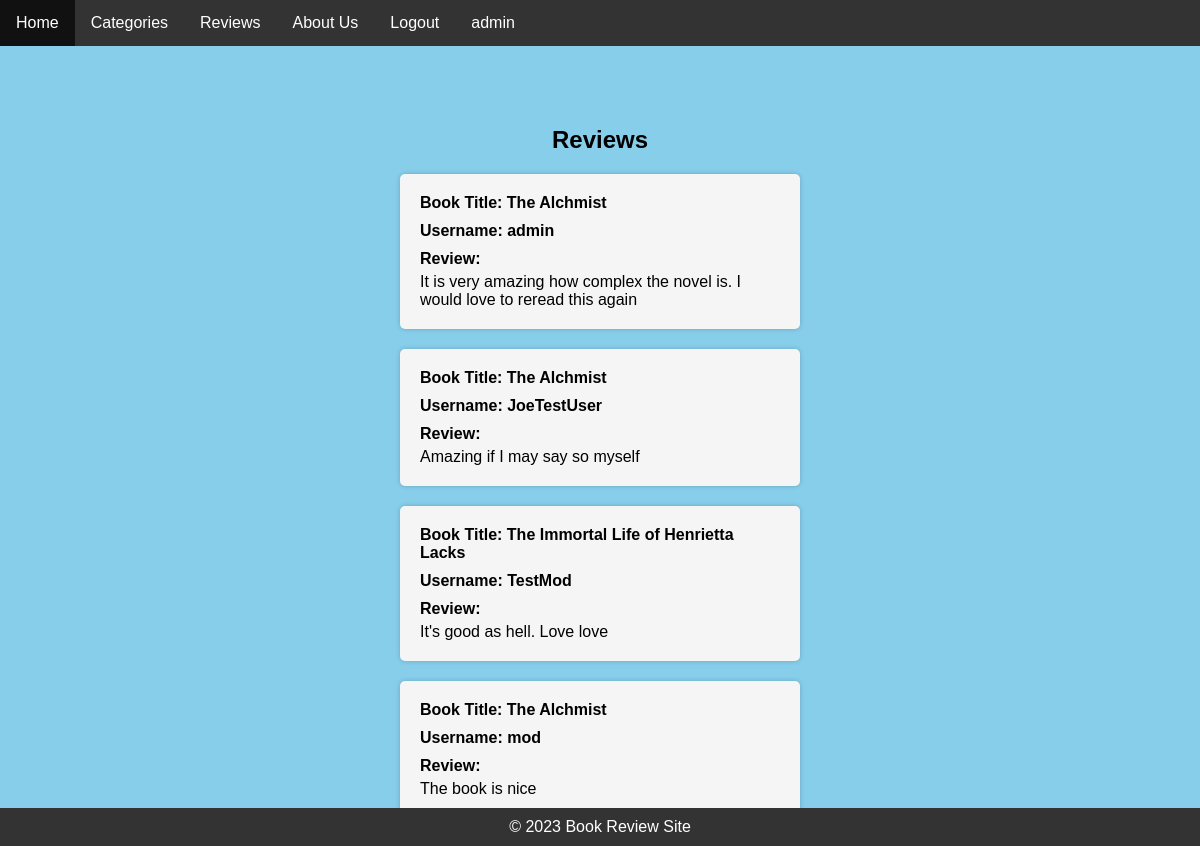
The page /reviews.php (signed in) on the database its author committed.
### tables this page shows
CREATE TABLE `tblreview` (
  `Review_ID` int(11) NOT NULL,
  `Book_Key` int(11) NOT NULL,
  `Username` varchar(100) NOT NULL,
  `Date` varchar(100) NOT NULL,
  `Time` varchar(100) NOT NULL,
  `Title` varchar(100) NOT NULL,
  `Review` varchar(150) NOT NULL,
  `Rating` int(5) NOT NULL,
  `Status` int(11) NOT NULL DEFAULT 0
);

CREATE TABLE `tblbook` (
  `Book_Key` int(15) NOT NULL,
  `Title` varchar(100) NOT NULL,
  `Category_Key` int(11) NOT NULL,
  `ISBN` varchar(20) NOT NULL,
  `Authors_Firstname` varchar(100) NOT NULL,
  `Authors_Lastname` varchar(1000) NOT NULL,
  `description` varchar(1000) NOT NULL,
  `cover` blob NOT NULL
);

### reviews.php (the view, shortened to what this page needs)
<?php
    require_once 'header.php';
    $result = $conn->query("SELECT * FROM tblreview WHERE Status = 1") or die($conn->error);
?>
<!DOCTYPE html>
<html>
    <head>
        <link rel="stylesheet" type="text/css" href="styles.css">
    </head>
    <body>
        <div class="container">
            <h2>Reviews</h2>
                <?php
                if ($result->num_rows > 0) {
                    while ($row = $result->fetch_assoc()) {
                        $bookID = $row['Book_Key'];
                        $bookResult = $conn->query("SELECT * FROM tblbook WHERE Book_Key = $bookID") or die($conn->error);
                        $book = $bookResult->fetch_assoc();
                        echo '<div class="review-box">';
                        echo '<p class="book-title"><strong>Book Title:</strong> ' . $book['Title'] . '</p>';
                        echo '<p class="username"><strong>Username:</strong> ' . $row['Username'] . '</p>';
                        echo '<div class="review-content">';
                        echo '<p class="review-text"><strong>Review:</strong></p>';
                        echo '<p>' . $row['Review'] . '</p>';
                        echo '</div>';
                        echo '</div>';
                    }
                } else {
                    echo '<p>No reviews available.</p>';
                }
                ?>
        </div>
        <?php require_once 'footer.php'; ?>
    </body>
</html>

### styles.css (style rules this page uses)
body { background-color: skyblue; font-family: Arial, sans-serif; margin: 0; padding: 0; overflow: auto; }
.container { display: flex; flex-direction: column; justify-content: flex-start; align-items: center; height: calc(100vh - 60px); padding: 20px; margin-top: 60px; overflow-x: hidden; }
* { margin: 0; padding: 0; box-sizing: border-box; overflow-wrap: break-word; }
h2 { text-align: center; }

### reviews.php (style rules this page uses)
.container { padding: 20px; }
h2 { font-size: 24px; margin-bottom: 20px; }
.review-box { width: 400px; margin-bottom: 20px; background-color: #f5f5f5; border-radius: 5px; padding: 20px; box-shadow: 0 0 5px rgba(0, 0, 0, 0.2); word-wrap: break-word; }
.book-title { font-weight: bold; margin-bottom: 10px; }
.username { font-weight: bold; margin-bottom: 10px; }
.review-content { margin-top: 10px; }
.review-text { font-weight: bold; margin-bottom: 5px; }

### rows shown on the page
tblreview: tblbook.Title "The Alchmist", Username "admin", Review "It is very amazing how complex the novel is. I would love to reread this again"
tblreview: tblbook.Title "The Alchmist", Username "JoeTestUser", Review "Amazing if I may say so myself"
tblreview: tblbook.Title "The Immortal Life of Henrietta Lacks", Username "TestMod", Review "It's good as hell. Love love"
tblreview: tblbook.Title "The Alchmist", Username "mod", Review "The book is nice"

### other values the page prints
$_SESSION['username'] "admin"
